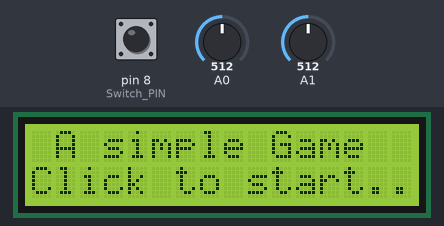
Recording of a sketch running on a simulated Arduino Uno, built with avr-gcc and run on an emulated ATmega328P. Parts: 16×2 character LCD. Inputs (shaded band) come from the test bench; at power-on: pin 8 (Switch_PIN) HIGH, A1 = 512, A0 = 512. Random numbers use the default seed unless the sketch sets one; what the sketch prints to the serial monitor is not drawn.

Above: at 1.2 s.
1.3 s: pin 8 (Switch_PIN) pulled LOW for 0.15 s
At 1.91 s:
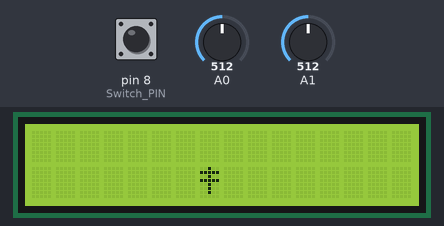
At 2.3 s:
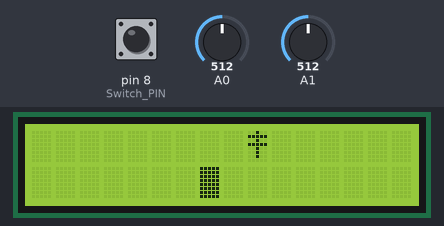
3.4 s: A1 set to 592
6.4 s: A1 set to 612
At 7.1 s:
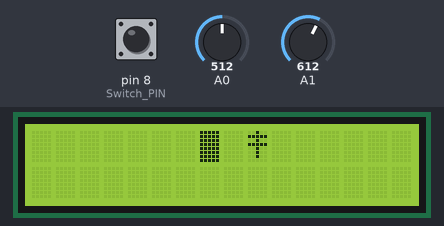
7.9 s: pin 8 (Switch_PIN) pulled LOW for 1 s
At 9.0 s:
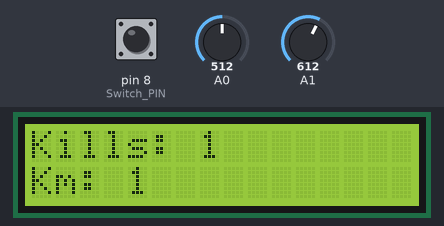
11.9 s: A0 set to 986
14.9 s: A0 set to 1007
Timing chart, 0 to 17.9 s (numbered marks = the images above; inputs shaded):
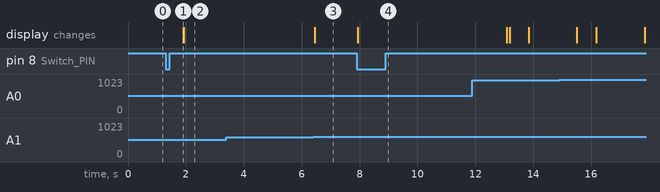

Measured:
- the behaviour switches between 600 and 601 on A1 (found by bisection; images 2 and 3)
- after the input at 3.4 s, every drawn part: stays the same
- after the input at 6.4 s, the display: changes after 0.06 s (image 3)
- after the input at 7.9 s, the display: changes after 0.05 s (image 4)

The sketch:

aSimpleGame.ino
```cpp
//Simple Arduino game

#include <LiquidCrystal.h>
#include <stdlib.h> //RNG purposes
#include <time.h>   //RNG purposes

struct Joystick
{
  const int Switch_PIN = 8;
  const int X_PIN = 0;
  const int Y_PIN = 1;
};

struct LCD
{
  const int RS = 12;
  const int Enable = 11;
  const int D4 = 5;
  const int D5 = 4;
  const int D6 = 3;
  const int D7 = 2;

  const int columns = 16;
  const int rows = 2;
};

struct Game
{
  bool gameStarted = false;
  bool gameFinished = false;
  int startScreenCount = 0;
  int score = 0;
  int distance = 0;
};

struct Player
{
  int lifes = 3;
  int X = 7;
  int Y = 1;
};

struct Enemy
{
  int character = 183;
  int X = 0;
  int Y = 0;
};

//Objects
Joystick stick;
LCD lcdPins;
LiquidCrystal LCD(lcdPins.RS, lcdPins.Enable, lcdPins.D4, lcdPins.D5, lcdPins.D6, lcdPins.D7);

Game game1;
Player player1;
Enemy enemy1;


void setup()
{
  Serial.begin(9600);

  pinMode(stick.Switch_PIN, INPUT);
  digitalWrite(stick.Switch_PIN, HIGH);

  LCD.begin(lcdPins.columns, lcdPins.rows);

  printStartScreen();

}

void loop()
{
  if (!game1.gameStarted)
  {
    if (!digitalRead(stick.Switch_PIN))
    {//Start game
      delay(500);
      game1.gameStarted = true;
      printPlayer();
      createAlien();
      printAlien();


    }
    else
    {//Game Menu
      printStartScreen();
    }
  }
  else
  {//Game running
    if (!digitalRead(stick.Switch_PIN))
    {//End game
      printScoreScreen();
      delay(5000);
      game1.gameFinished = true;
      game1.gameStarted = false;
      Serial.println("Partida finalizada.");
    }
    else
    {//Game core
      movePlayer();
      checkCollision();
    }
  }


  //Debug
  Serial.print("Joystick lectures: X->");
    Serial.print(X_Axys());
  Serial.print(" Y->");
  Serial.print(analogRead(stick.Y_PIN));
  Serial.print(" Switch->");
  Serial.print(digitalRead(stick.Switch_PIN));
  Serial.print(" Player_X->");
  Serial.print(player1.X);
  Serial.print(" Player_Y->");
  Serial.println(player1.Y);

  if (game1.gameStarted)
  {
    delay(16);
  }
  else
  {
    delay(100);
  }
}

int X_Axys()
{
  return analogRead(stick.X_PIN);
}

int Y_Axys()
{
  return analogRead(stick.Y_PIN);
}

void printPlayer()
{
  LCD.clear();
  LCD.setCursor(player1.X, player1.Y);
  LCD.write(255);
}

void movePlayer()
{
  if (X_Axys() > 600)
  {
    //Move right
    if (player1.X + 1 <= lcdPins.columns - 1)
    {
      player1.X += 1;
      printPlayer();
      printAlien();
      game1.distance += 1;
    }
  }
  else if (X_Axys() < 400)
  {
    //Move left
    if (player1.X - 1 >= 0)
    {
      player1.X -= 1;
      printPlayer();
      printAlien();
      game1.distance += 1;
    }
  }

  if (Y_Axys() > 600)
  {
    //Move Down
    if (player1.Y == 1)
    {
      player1.Y -= 1;
      printPlayer();
      printAlien();
      game1.distance += 1;
    }

  }
  else if (Y_Axys() < 400)
  {
    //Move UP
    if (player1.Y == 0)
    {
      player1.Y += 1;
      printPlayer();
      printAlien();
      game1.distance += 1;
    }
  }
}

void createAlien()
{
  srand (time(NULL));

  int X = random(0, 16);
  int Y = random(0, 2);

  enemy1.X = X;
  enemy1.Y = Y;

  Serial.println(X);
  Serial.println(Y);
}

void printAlien()
{
  LCD.setCursor(enemy1.X, enemy1.Y);
  LCD.write(enemy1.character);
}

void checkCollision()
{
  if ((player1.X == enemy1.X) && (player1.Y == enemy1.Y))
  {
    printPlayer();
    createAlien();
    printAlien();
    Serial.print("Kill!");

    game1.score += 1;
  }
}

void printStartScreen()
{
  LCD.setCursor(0,0);
  LCD.print(" A simple Game");

  Serial.println(game1.startScreenCount);
  game1.startScreenCount += 50;
  if (game1.startScreenCount > 1000)
  {
    game1.startScreenCount = 0;
  }
  LCD.setCursor(0,1);

  if (game1.startScreenCount < 750)
  {

    LCD.print("Click to start..");
  }
  else
  {
    LCD.print("                ");
  }
}

void printScoreScreen()
{
  LCD.clear();

  LCD.setCursor(0,0);
  LCD.print("Kills: ");
  LCD.setCursor(7, 0);
  LCD.print(game1.score);

  LCD.setCursor(0,1);
  LCD.print("Km: ");
  LCD.setCursor(4, 1);
  LCD.print(game1.distance);
}
```
